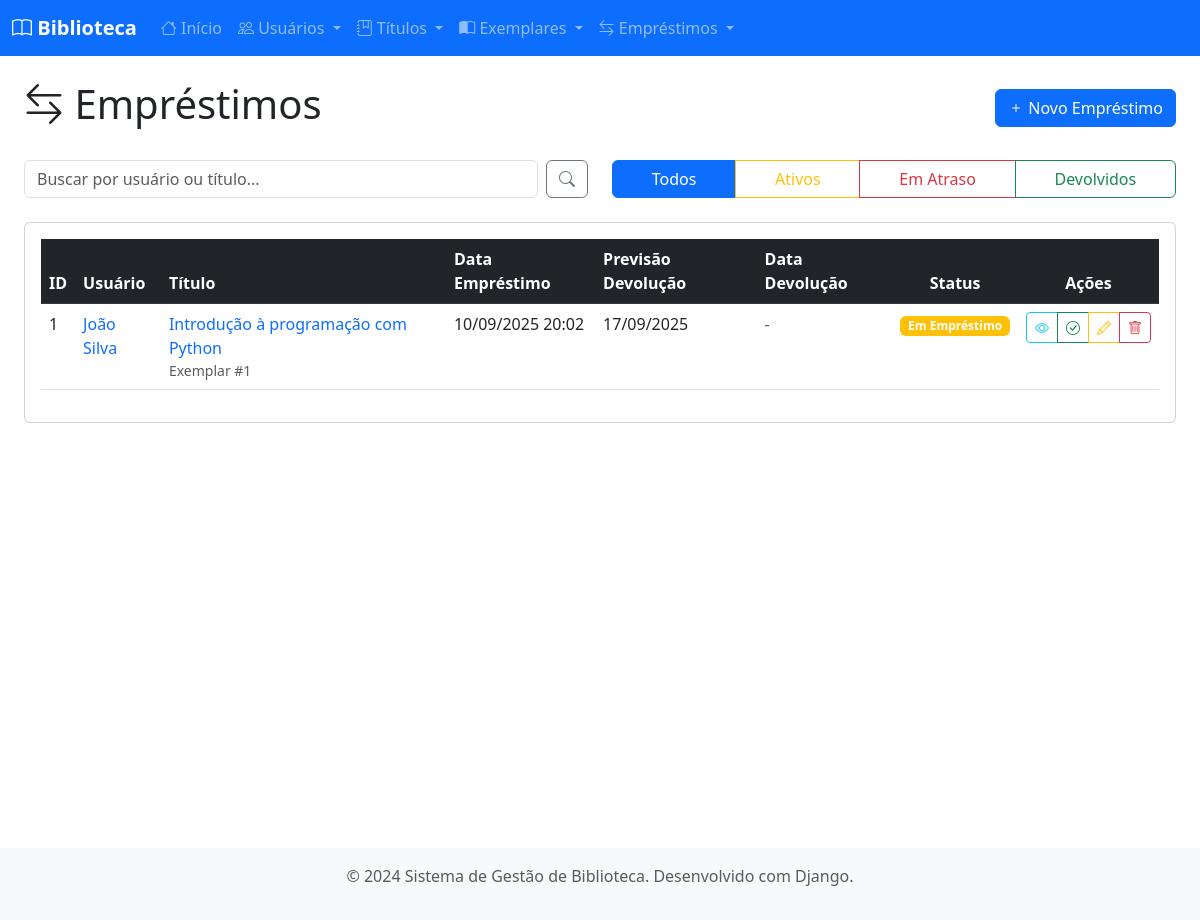
The page /emprestimos/ on the database as committed earlier.
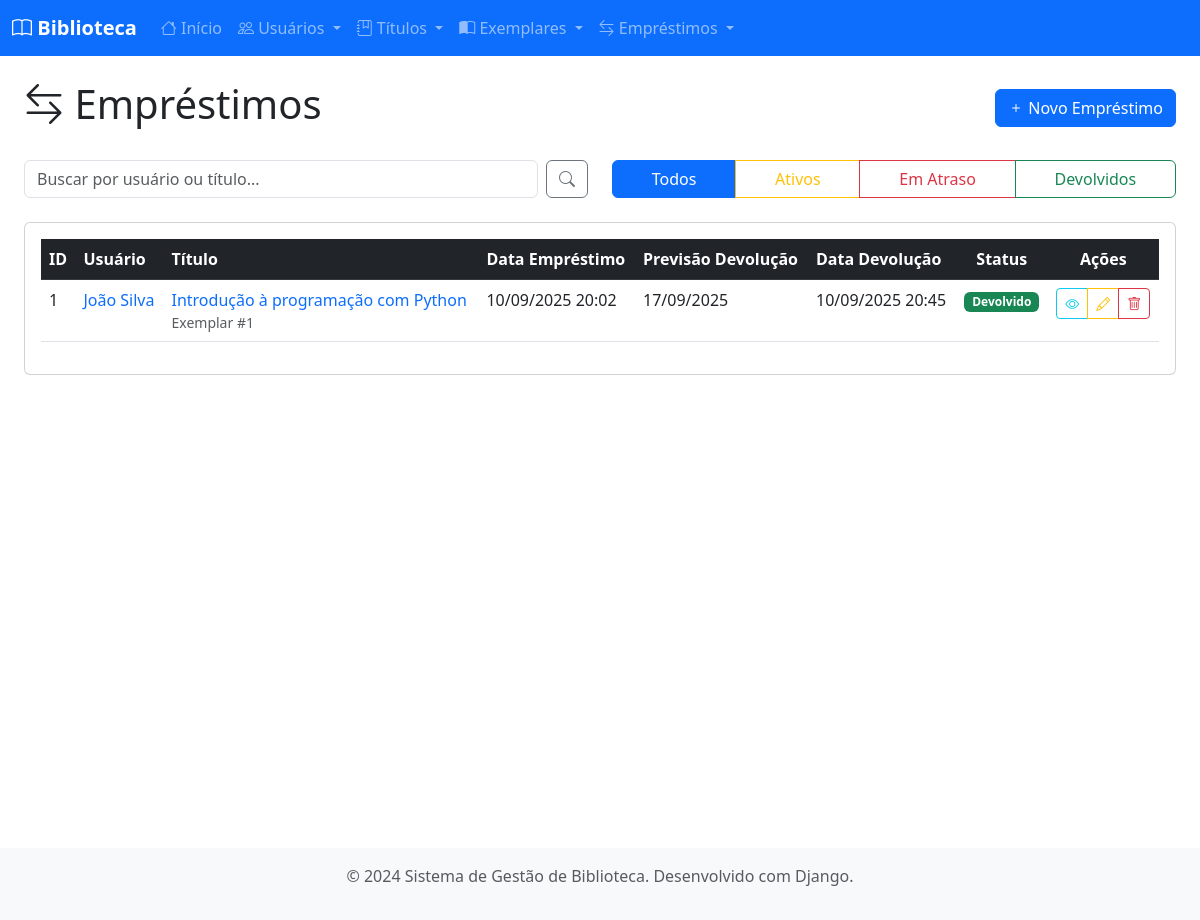
The same page on the database as committed later.
### biblioteca/models.py (models this page shows, shortened)
class Emprestimo(models.Model):
    id_emprestimo = models.AutoField(primary_key=True)
    id_usuario = models.ForeignKey(Usuario, on_delete=models.CASCADE, related_name='emprestimos')
    id_exemplar = models.ForeignKey(Exemplar, on_delete=models.CASCADE, related_name='emprestimos')
    data_emprestimo = models.DateTimeField(default=timezone.now)
    previsao_devolucao = models.DateField()
    data_devolucao = models.DateTimeField(blank=True, null=True)
    @property
    def em_atraso(self):
        if not self.data_devolucao and self.previsao_devolucao < timezone.now().date():
            return True
        return False
    class Meta:
        verbose_name = "Empréstimo"
        verbose_name_plural = "Empréstimos"

class Usuario(models.Model):
    id_usuario = models.AutoField(primary_key=True)
    nome = models.CharField(max_length=200)
    telefone = models.CharField(max_length=20)
    email = models.EmailField(unique=True)
    senha = models.CharField(max_length=128)
    class Meta:
        verbose_name = "Usuário"
        verbose_name_plural = "Usuários"

class Exemplar(models.Model):
    id_exemplar = models.AutoField(primary_key=True)
    id_titulo = models.ForeignKey(Titulo, on_delete=models.CASCADE, related_name='exemplares')
    data_aquisicao = models.DateField()
    qrcode_data = models.TextField(blank=True)
    disponivel = models.BooleanField(default=True)
    class Meta:
        verbose_name = "Exemplar"
        verbose_name_plural = "Exemplares"

class Titulo(models.Model):
    id_titulo = models.AutoField(primary_key=True)
    nome = models.CharField(max_length=300)
    autor = models.CharField(max_length=200)
    co_autor = models.CharField(max_length=200, blank=True, null=True)
    data_cadastro = models.DateTimeField(default=timezone.now)
    class Meta:
        verbose_name = "Título"
        verbose_name_plural = "Títulos"

### biblioteca/views.py (the view)
# urls.py: path('emprestimos/', views.emprestimo_list, name='emprestimo_list'),
def emprestimo_list(request):
    search = request.GET.get('search', '')
    status = request.GET.get('status', '')
    emprestimos = Emprestimo.objects.select_related('id_usuario', 'id_exemplar__id_titulo').all()
    if search:
        emprestimos = emprestimos.filter(
            Q(id_usuario__nome__icontains=search) |
            Q(id_exemplar__id_titulo__nome__icontains=search)
        )
    if status == 'ativo':
        emprestimos = emprestimos.filter(data_devolucao__isnull=True)
    elif status == 'devolvido':
        emprestimos = emprestimos.filter(data_devolucao__isnull=False)
    elif status == 'atrasado':
        emprestimos = emprestimos.filter(
            data_devolucao__isnull=True,
            previsao_devolucao__lt=timezone.now().date()
        )
    emprestimos = emprestimos.order_by('-data_emprestimo')
    return render(request, 'biblioteca/emprestimo_list.html', {
        'emprestimos': emprestimos,
        'search': search,
        'status': status
    })

### biblioteca/templates/biblioteca/emprestimo_list.html (shortened to what the changed rows need)
{% extends 'biblioteca/base.html' %}
{% block content %}
<div class="container-fluid">
    <div class="row">
        <div class="col-12">
            <div class="d-flex justify-content-between align-items-center mb-4">
                <h1>
                    <i class="bi bi-arrow-left-right"></i> Empréstimos
                </h1>
            </div>
        </div>
    </div>
    <div class="row">
        <div class="col-12">
            {% if emprestimos %}
                <div class="card">
                    <div class="card-body">
                        <div class="table-responsive">
                            <table class="table table-hover">
                                <thead class="table-dark">
                                    <tr>
                                        <th>ID</th>
                                        <th>Usuário</th>
                                        <th>Título</th>
                                        <th>Data Empréstimo</th>
                                        <th>Previsão Devolução</th>
                                        <th>Data Devolução</th>
                                        <th class="text-center">Status</th>
                                        <th class="text-center">Ações</th>
                                    </tr>
                                </thead>
                                <tbody>
                                    {% for emprestimo in emprestimos %}
                                    <tr>
                                        <td>{{ emprestimo.id_emprestimo }}</td>
                                        <td>
                                            <a href="{% url 'usuario_detail' emprestimo.id_usuario.id_usuario %}"
                                               class="text-decoration-none">
                                                {{ emprestimo.id_usuario.nome }}
                                            </a>
                                        </td>
                                        <td>
                                            <a href="{% url 'titulo_detail' emprestimo.id_exemplar.id_titulo.id_titulo %}"
                                               class="text-decoration-none">
                                                {{ emprestimo.id_exemplar.id_titulo.nome }}
                                            </a>
                                            <small class="text-muted d-block">
                                                Exemplar #{{ emprestimo.id_exemplar.id_exemplar }}
                                            </small>
                                        </td>
                                        <td>{{ emprestimo.data_emprestimo|date:"d/m/Y H:i" }}</td>
                                        <td>{{ emprestimo.previsao_devolucao|date:"d/m/Y" }}</td>
                                        <td>
                                            {% if emprestimo.data_devolucao %}
                                                {{ emprestimo.data_devolucao|date:"d/m/Y H:i" }}
                                            {% else %}
                                                <span class="text-muted">-</span>
                                            {% endif %}
                                        </td>
                                        <td class="text-center">
                                            {% if emprestimo.data_devolucao %}
                                                <span class="badge bg-success">Devolvido</span>
                                            {% elif emprestimo.em_atraso %}
                                                <span class="badge bg-danger">Em Atraso</span>
                                            {% else %}
                                                <span class="badge bg-warning">Em Empréstimo</span>
                                            {% endif %}
                                        </td>
                                        <td class="text-center table-actions">
                                            <div class="btn-group" role="group">
                                                <a href="{% url 'emprestimo_detail' emprestimo.id_emprestimo %}"
                                                   class="btn btn-sm btn-outline-info" title="Ver detalhes">
                                                    <i class="bi bi-eye"></i>
                                                </a>
                                                {% if not emprestimo.data_devolucao %}
                                                    <a href="{% url 'emprestimo_devolver' emprestimo.id_emprestimo %}"
                                                       class="btn btn-sm btn-outline-success" title="Devolver">
                                                        <i class="bi bi-check-circle"></i>
                                                    </a>
                                                {% endif %}
                                                <a href="{% url 'emprestimo_edit' emprestimo.id_emprestimo %}"
                                                   class="btn btn-sm btn-outline-warning" title="Editar">
                                                    <i class="bi bi-pencil"></i>
                                                </a>
                                                <a href="{% url 'emprestimo_delete' emprestimo.id_emprestimo %}"
                                                   class="btn btn-sm btn-outline-danger" title="Excluir">
                                                    <i class="bi bi-trash"></i>
                                                </a>
                                            </div>
                                        </td>
                                    </tr>
                                    {% endfor %}
                                </tbody>
                            </table>
                        </div>
                    </div>
                </div>
            {% endif %}
        </div>
    </div>
</div>
{% endblock %}

Rows that differ between the two databases and show on the page:
changed Emprestimo "João Silva": data_devolucao (not shown) → "10/09/2025 20:45"; data_devolucao "- Em Empréstimo" → "Devolvido"
